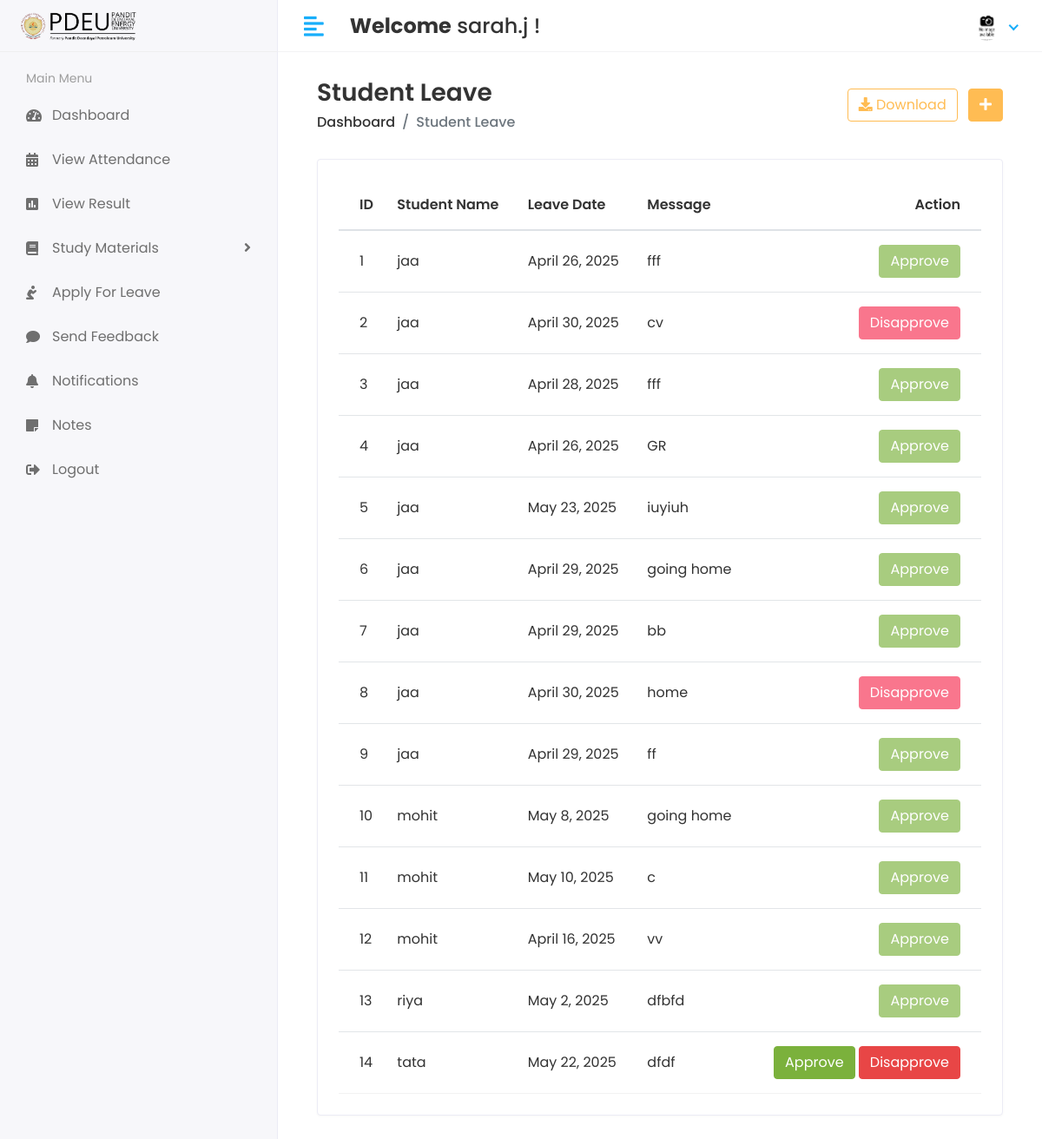
Page /Hod/Student/Leave_view (signed in) on the committed database.
### app/models.py (models this page shows, shortened)
class CustomUser(AbstractUser):
    USER = (
        (1, 'HOD'),
        (2, 'STAFF'),
        (3, 'STUDENT'),
        (4, 'PARENT'),  # Added Parent user type
    )
    user_type = models.CharField(choices=USER, max_length=50, default=1)
    profile_pic = models.ImageField(upload_to='media/profile_pic')

class Student_leave(models.Model):
    student_id = models.ForeignKey(Student, on_delete=models.CASCADE)
    date = models.DateField(null=True)
    message = models.TextField(null=True, blank=True)
    status = models.IntegerField(default=0)
    created_at = models.DateTimeField(auto_now_add=True)
    updated_at = models.DateTimeField(auto_now=True)

class Student(models.Model):
    SEMESTER_CHOICES = (
        (1, '1st Semester'),
        (2, '2nd Semester'),
        (3, '3rd Semester'),
        (4, '4th Semester'),
        (5, '5th Semester'),
        (6, '6th Semester'),
        (7, '7th Semester'),
        (8, '8th Semester'),
    )
    admin = models.OneToOneField(CustomUser, on_delete=models.CASCADE)
    address = models.TextField()
    gender = models.CharField(max_length=100)
    course_id = models.ForeignKey(Course, on_delete=models.CASCADE)
    session_year_id = models.ForeignKey(Session_Year, on_delete=models.CASCADE)
    enrollment_no = models.CharField(max_length=50, unique=True, null=True)
    semester = models.IntegerField(choices=SEMESTER_CHOICES, null=True, blank=True)
    created_at = models.DateTimeField(auto_now_add=True)
    updated_at = models.DateTimeField(auto_now=True)

### student_management_system/Hod_Views.py (the view)
# urls.py: path('Hod/Student/Leave_view', Hod_Views.STUDENT_LEAVE_VIEW, name='student_leave_view'),
@login_required(login_url='/')
def STUDENT_LEAVE_VIEW(request):
    student_leave = Student_leave.objects.all()
    context = {
        'student_leave': student_leave,
    }
    return render(request, 'Hod/student_leave.html', context)

### templates/Hod/student_leave.html (shortened to what this page needs)
{% extends 'base.html' %}
{% block content %}
{% load static %}
<div class="content container-fluid">
    <div class="page-header">
        <div class="row align-items-center">
            <div class="col">
                <h3 class="page-title">Student Leave</h3>
                <ul class="breadcrumb">
                    <li class="breadcrumb-item"><a href="{% url 'hod_home' %}">Dashboard</a></li>
                    <li class="breadcrumb-item active">Student Leave</li>
                </ul>
            </div>
            <div class="col-auto text-right float-right ml-auto">
                <a href="#" class="btn btn-outline-primary mr-2"><i class="fas fa-download"></i> Download</a>
                <a href="add-student.html" class="btn btn-primary"><i class="fas fa-plus"></i></a>
            </div>
        </div>
    </div>
    <div class="row">
        <div class="col-sm-12">
            <div class="card card-table">
                <div class="card-body">
                    <div class="table-responsive">
                        <table id="table_id" class="table table-hover table-center mb-0">
                            <thead>
                                <tr>
                                    <th>ID</th>
                                    <th>Student Name</th>
                                    <th>Leave Date</th>
                                    <th>Message</th>
                                    <th class="text-right">Action</th>
                                </tr>
                            </thead>
                            <tbody>
                            {% for i in student_leave %}
                                <tr>
                                    <td>{{i.id}}</td>
                                    <td>{{i.student_id.admin.first_name}}</td>
                                    <td>{{i.date}}</td>
                                    <td>{{i.message}}</td>
                                    <td class="text-right">
                                        <div class="actions">
                                            {% if i.status == 0 %}
                                                <a href="{% url 'student_approve_leave' i.id %}" class="btn btn-success">Approve</a>
                                                <a href="{% url 'student_disapprove_leave' i.id %}" class="btn btn-danger">Disapprove</a>
                                            {% elif i.status == 1 %}
                                                <button class="btn btn-success" disabled="disabled">Approve</button>
                                            {% else %}
                                                <button class="btn btn-danger" disabled="disabled">Disapprove</button>
                                            {% endif %}
                                        </div>
                                    </td>
                                </tr>
                            {% endfor %}
                            </tbody>
                        </table>
                    </div>
                </div>
            </div>
        </div>
    </div>
</div>
{% endblock %}

### templates/includes/header.html (shortened to what this page needs)
{% load static %}
<div class="header">
    <div class="header-left">
        <span class="logo">
            <img src="{% static 'assets/img/pdpu image-Photoroom.png' %}" alt="PDEU Logo">
        </span>
    </div>
    <a href="javascript:void(0);" id="toggle_btn">
        <i class="fas fa-align-left"></i>
    </a>
    <div class="top-nav-search mt-3">
        <h4><strong>Welcome</strong>
            <span>
                {% if user.first_name and user.last_name %}
                    {{ user.first_name }} {{ user.last_name }}
                {% else %}
                    {{ user.username }}
                {% endif %}
            </span> !
        </h4>
    </div>
    <ul class="nav user-menu">
        <li class="nav-item dropdown has-arrow">
            <a href="#" class="dropdown-toggle nav-link" data-toggle="dropdown">
                {% if user.profile_pic == "" %}
                    <span class="user-img"><img class="rounded-circle" src="{% static 'assets/img/noimg.jpg' %}" width="31" alt="Ryan Taylor"></span>
                {% else %}
                    <span class="user-img"><img class="rounded-circle" src="/{{user.profile_pic}}" width="31" alt="Ryan Taylor"></span>
                {% endif %}
            </a>
        </li>
    </ul>
</div>

### static/assets/css/style.css (style rules this page uses)
html { height: 100%; }
body { background-color: #fff; color: #333; font-family: 'Poppins', sans-serif; font-size: 1rem; height: 100%; line-height: 1.5; overflow-x: hidden; }
h1, h2, h3, h4, h5, h6 { font-family: 'Poppins', sans-serif; margin-top: 0; }
a { color: #009ce7; }
input, button, a { transition: all 0.4s ease; -moz-transition: all 0.4s ease; -o-transition: all 0.4s ease; -ms-transition: all 0.4s ease; -webkit-transition: all 0.4s ease; }
input, input:focus, button, button:focus { outline: none; }
ul, ol { padding: 0px; list-style: none; }
.table { color: #333; max-width: 100%; margin-bottom: 0; width: 100%; }
.table thead tr th { font-weight: 600; }
.table tbody tr { border-bottom: 1px solid rgba(0, 0, 0, 0.05); }
.table.table-center td, .table.table-center th { vertical-align: middle; }
.card-table .card-body .table > thead > tr > th { border-top: 0; }
.card-table .card-body .table tr td:first-child, .card-table .card-body .table tr th:first-child { padding-left: 1.5rem; }
.card-table .card-body .table tr td:last-child, .card-table .card-body .table tr th:last-child { padding-right: 1.5rem; }
.card-table .table td, .card-table .table th { border-top: 1px solid #e2e5e8; padding: 1rem 0.75rem; white-space: nowrap; }
.btn-primary { background-color: #FFBC53; border: 1px solid #FFBC53; }
.btn-success { background-color: #7bb13c; border: 1px solid #7bb13c }
.btn-success.disabled, .btn-success:disabled { background-color: #7bb13c; border-color: #7bb13c; color: #fff; }
.btn-danger { background-color: #e84646; border: 1px solid #e84646; }
.btn-danger.disabled, .btn-danger:disabled { background-color: #f62d51; border-color: #f62d51; color: #fff; }
.btn-outline-primary { color: #FFBC53; border-color: #FFBC53; }
.card { border: 1px solid #ececf5; box-shadow: 0 1px 3px 0 rgba(0, 0, 0, 0.03); margin-bottom: 1.875rem; }
.card-body { padding: 1.5rem; }
.header { background-color: #fff; border-bottom: 1px solid #f3f3f4; left: 0; position: fixed; right: 0; top: 0; z-index: 1001; height: 60px; }
.header .header-left { float: left; height: 60px; padding: 0 20px; position: relative; width: 320px; z-index: 1; transition: all 0.2s ease-in-out; background-color: #f7f7fa; border-bottom: 1px solid #efefef; border-right: 1px solid #ececf5; display: flex; align-items: center; }
.header .header-left .logo { display: inline-block; line-height: 60px; }
.header .header-left .logo img { max-height: 40px; width: auto; }
.header .dropdown-toggle:after { display: none; }
.header .has-arrow .dropdown-toggle:after { border-top: 0; border-left: 0; border-bottom: 2px solid #18aefa; border-right: 2px solid #18aefa; content: ''; height: 8px; display: inline-block; pointer-events: none; -webkit-transform-origin: 66% 66%; -ms-transform-origin: 66% 66%; transform-origin: 66% 66%; -webkit-transform: rotate(45deg); -ms-transform: rotate(45deg); transform: rotate(45deg); -webkit-transition: all 0.15s ease-in-out; transition: all 0.15s ease-in-out; width: 8px; vertical-align: 0px; }
.user-menu { float: right; margin: 0; position: relative; z-index: 99; padding-right: 15px; }
.user-menu.nav > li > a { color: #a0a0a0; font-size: 14px; line-height: 58px; padding: 0 15px; height: 60px; }
.user-img { margin-right: 3px; position: relative; }
.top-nav-search { float: left; margin-left: 15px; }
.page-header { margin-bottom: 1.875rem; }
.page-header .breadcrumb { background-color: transparent; color: #6c757d; font-size: 1rem; font-weight: 500; margin-bottom: 0; padding: 0; }
.page-header .breadcrumb a { color: #333; }
.page-title { font-size: 28px; font-weight: 600; color: #333; margin-bottom: 5px; }
@media (min-width: 992px) { #toggle_btn { align-items: center; color: #18aefa; display: inline-flex; float: left; font-size: 26px; height: 60px; justify-content: center; margin-left: 15px; padding: 0 15px; } }

### rows in the picture
CustomUser: username "sarah.j"
Student_leave: id "1", student_id.admin.first_name "jaa", date "April 26, 2025", message "fff", status "Approve"
Student_leave: id "2", student_id.admin.first_name "jaa", date "April 30, 2025", message "cv", status "Disapprove"
Student_leave: id "3", student_id.admin.first_name "jaa", date "April 28, 2025", message "fff", status "Approve"
Student_leave: id "4", student_id.admin.first_name "jaa", date "April 26, 2025", message "GR", status "Approve"
Student_leave: id "5", student_id.admin.first_name "jaa", date "May 23, 2025", message "iuyiuh", status "Approve"
Student_leave: id "6", student_id.admin.first_name "jaa", date "April 29, 2025", message "going home", status "Approve"
Student_leave: id "7", student_id.admin.first_name "jaa", date "April 29, 2025", message "bb", status "Approve"
Student_leave: id "8", student_id.admin.first_name "jaa", date "April 30, 2025", message "home", status "Disapprove"
Student_leave: id "9", student_id.admin.first_name "jaa", date "April 29, 2025", message "ff", status "Approve"
Student_leave: id "10", student_id.admin.first_name "mohit", date "May 8, 2025", message "going home", status "Approve"
Student_leave: id "11", student_id.admin.first_name "mohit", date "May 10, 2025", message "c", status "Approve"
Student_leave: id "12", student_id.admin.first_name "mohit", date "April 16, 2025", message "vv", status "Approve"
Student_leave: id "13", student_id.admin.first_name "riya", date "May 2, 2025", message "dfbfd", status "Approve"
Student_leave: id "14", student_id.admin.first_name "tata", date "May 22, 2025", message "dfdf", status "Approve"
